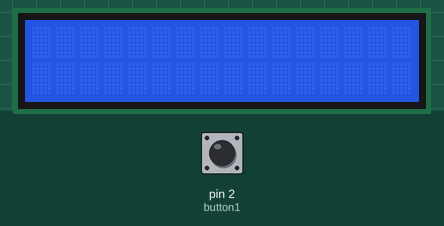
Simulated run of this sketch. Board: Arduino Uno, built with avr-gcc and run on an emulated ATmega328P. On the bench: 16×2 character LCD. The test bench sets the inputs (shaded band); at power-on: pin 2 (button1) HIGH. Random numbers use the default seed unless the sketch sets one.

Above: at 1.2 s.
1.3 s: pin 2 (button1) pulled LOW for 0.15 s
At 1.37 s:
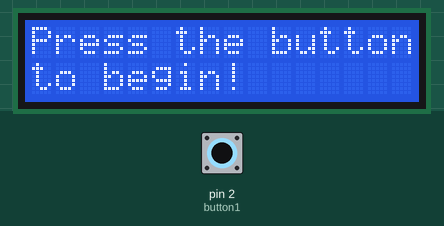
2.9 s: pin 2 (button1) pulled LOW for 1 s
Timing chart, 0 to 5.9 s (numbered marks = the images above; inputs shaded):
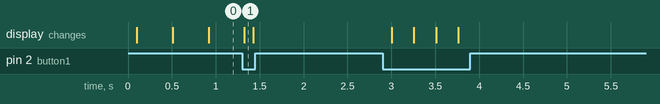

The sketch:

Ship_Game_July_28th_2018.ino
```cpp
#include <LiquidCrystal.h>

#define CharacterObstacleEmpty ' '
#define CharacterObstacleFull 2
#define CharacterObstacleRight 3
#define CharacterObstacleLeft 4

int const button1 = 2;
int const button2 = 3;
int shipPosition = 0;
int score = 0;
boolean playing;
boolean gameOver;
LiquidCrystal lcd(8,9,10,11,12,13);

char upperObstacle[17];
char lowerObstacle[17];

void initializeGraphics(){
  byte shipGraphics[] = {B00000,B11000,B01100,B11111,B11111,B01100,B11000,B00000};
  byte solidObstacle[] = {B11111,B11111,B11111,B11111,B11111,B11111,B11111,B11111};
  byte rightObstacle[] = {B00011,B00011,B00011,B00011,B00011,B00011,B00011,B00011};
  byte leftObstacle[] = {B11000,B11000,B11000,B11000,B11000,B11000,B11000,B11000};
  lcd.createChar(1,shipGraphics);
  lcd.createChar(2,solidObstacle);
  lcd.createChar(3,rightObstacle);
  lcd.createChar(4,leftObstacle);
  for(int i = 1;i<16;i++){
    upperObstacle[i] = CharacterObstacleEmpty;
    lowerObstacle[i] = CharacterObstacleEmpty;
  }
}

void drawTheScene(){
  upperObstacle[16] = '\0';
  lowerObstacle[16] = '\0';
  lcd.setCursor(0,0);
  lcd.print(upperObstacle);
  lcd.setCursor(0,1);
  lcd.print(lowerObstacle);
}

void advanceObstacle(char obstacle[],byte newObstacle) {
  for(int i = 0;i<16;i++){
  char current = obstacle[i];
  char next = (next == 15) ? newObstacle : obstacle[i+1];
  switch(current){
    case CharacterObstacleEmpty:
    obstacle[i] = (next == CharacterObstacleFull) ? CharacterObstacleRight : CharacterObstacleEmpty;
    break;
    case CharacterObstacleFull:
    obstacle[i] = (next == CharacterObstacleEmpty) ? CharacterObstacleLeft : CharacterObstacleFull;
    break;
    case CharacterObstacleRight:
    obstacle[i] = CharacterObstacleFull;
    break;
    case CharacterObstacleLeft:
    obstacle[i] = CharacterObstacleEmpty;
    break;
    }
  }
}

void printScore(){
  lcd.setCursor(14,0);
  lcd.print(score);
}

void startingScreen(){
  lcd.clear();
  lcd.begin(16,2);
  lcd.print("Press the button");
  lcd.setCursor(0,1);
  lcd.print("to begin!");
  delay(30);
}

void setup() {
  pinMode(button1,INPUT_PULLUP);
  pinMode(button2,INPUT_PULLUP);
  playing == false;
}

void loop() {
static byte newObstacleType = CharacterObstacleEmpty;
static byte newObstacleDuration = 1;

if(digitalRead(button1) == LOW){
  playing = true;
  delay(100);
  }

if (playing == false){
  startingScreen();
  initializeGraphics();

  }

if (playing == true){

  if((digitalRead(button1))==LOW){
  shipPosition++;
  if(shipPosition == 2){
    shipPosition = 0;
  }
  lcd.clear();
  lcd.setCursor(0,shipPosition);
  lcd.write(byte(0));
  delay(150);
  }

  advanceObstacle(lowerObstacle, newObstacleType == 1 ? CharacterObstacleFull : CharacterObstacleEmpty);
  advanceObstacle(upperObstacle, newObstacleType == 2 ? CharacterObstacleFull : CharacterObstacleEmpty);
  if(newObstacleDuration == 1){
    if(newObstacleType == CharacterObstacleEmpty){
      newObstacleType = (random(3) == 0) ? 1 : 2;
      newObstacleDuration = 2 + random(10);
    }
    else{
      newObstacleType = CharacterObstacleEmpty;
      newObstacleDuration = 10 + random(10);
    }
  }
  drawTheScene();
 }
}
```
